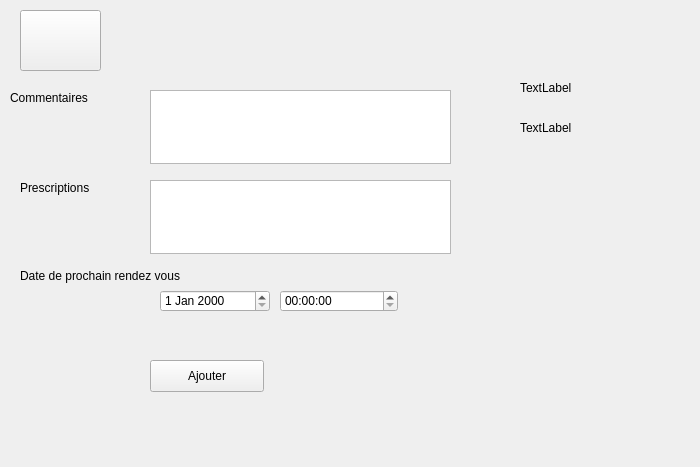
<?xml version="1.0" encoding="UTF-8"?>
<ui version="4.0">
 <class>FormState</class>
 <widget class="QWidget" name="FormState">
  <property name="geometry">
   <rect>
    <x>0</x>
    <y>0</y>
    <width>700</width>
    <height>467</height>
   </rect>
  </property>
  <property name="windowTitle">
   <string>Form</string>
  </property>
  <widget class="QPlainTextEdit" name="comments">
   <property name="geometry">
    <rect>
     <x>150</x>
     <y>90</y>
     <width>301</width>
     <height>74</height>
    </rect>
   </property>
  </widget>
  <widget class="QTextEdit" name="PHARMACEUTICALS">
   <property name="geometry">
    <rect>
     <x>150</x>
     <y>180</y>
     <width>301</width>
     <height>74</height>
    </rect>
   </property>
  </widget>
  <widget class="QDateEdit" name="date">
   <property name="geometry">
    <rect>
     <x>160</x>
     <y>290</y>
     <width>110</width>
     <height>22</height>
    </rect>
   </property>
  </widget>
  <widget class="QTimeEdit" name="time">
   <property name="geometry">
    <rect>
     <x>280</x>
     <y>290</y>
     <width>118</width>
     <height>22</height>
    </rect>
   </property>
  </widget>
  <widget class="QLabel" name="label">
   <property name="geometry">
    <rect>
     <x>10</x>
     <y>90</y>
     <width>91</width>
     <height>16</height>
    </rect>
   </property>
   <property name="text">
    <string>Commentaires</string>
   </property>
  </widget>
  <widget class="QLabel" name="label_2">
   <property name="geometry">
    <rect>
     <x>20</x>
     <y>180</y>
     <width>81</width>
     <height>16</height>
    </rect>
   </property>
   <property name="text">
    <string>Prescriptions</string>
   </property>
  </widget>
  <widget class="QLabel" name="label_3">
   <property name="geometry">
    <rect>
     <x>20</x>
     <y>260</y>
     <width>211</width>
     <height>31</height>
    </rect>
   </property>
   <property name="text">
    <string>Date de prochain rendez vous</string>
   </property>
  </widget>
  <widget class="QPushButton" name="add">
   <property name="geometry">
    <rect>
     <x>150</x>
     <y>360</y>
     <width>114</width>
     <height>32</height>
    </rect>
   </property>
   <property name="text">
    <string>Ajouter</string>
   </property>
  </widget>
  <widget class="QLabel" name="patient">
   <property name="geometry">
    <rect>
     <x>520</x>
     <y>80</y>
     <width>59</width>
     <height>16</height>
    </rect>
   </property>
   <property name="text">
    <string>TextLabel</string>
   </property>
  </widget>
  <widget class="QLabel" name="rdv">
   <property name="geometry">
    <rect>
     <x>520</x>
     <y>120</y>
     <width>59</width>
     <height>16</height>
    </rect>
   </property>
   <property name="text">
    <string>TextLabel</string>
   </property>
  </widget>
  <widget class="QPushButton" name="dashboard">
   <property name="geometry">
    <rect>
     <x>20</x>
     <y>10</y>
     <width>81</width>
     <height>61</height>
    </rect>
   </property>
   <property name="text">
    <string/>
   </property>
  </widget>
 </widget>
 <resources/>
 <connections/>
</ui>
